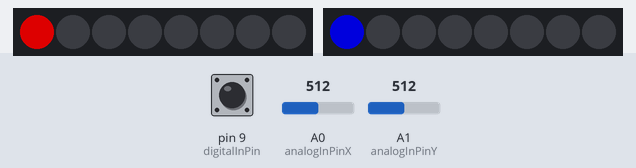
Recording of a sketch running on a simulated Arduino Uno, built with avr-gcc and run on an emulated ATmega328P. Shown: 2 × 8 RGB LEDs in strip order, left to right. Inputs (shaded band) come from the test bench; at power-on: A0 (analogInPinX) = 512, A1 (analogInPinY) = 512, pin 9 (digitalInPin) HIGH. Dim RGB values are drawn brighter than linear.

Above: at 1.2 s.
1.3 s: A0 (analogInPinX) set to 910
At 1.35 s:
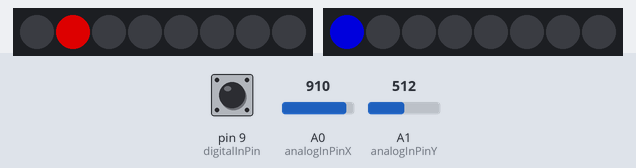
2.8 s: A1 (analogInPinY) set to 910
At 2.97 s:
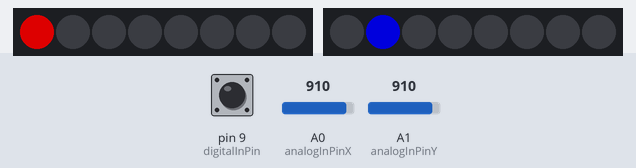
4.4 s: A0 (analogInPinX) set to 900
At 4.49 s:
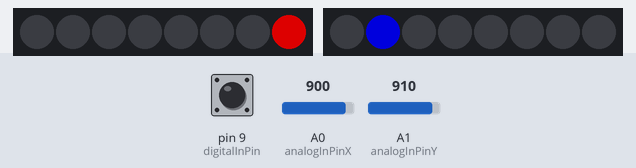
5.9 s: A1 (analogInPinY) set to 900
7.4 s: A0 (analogInPinX) set to 1023
At 7.45 s:
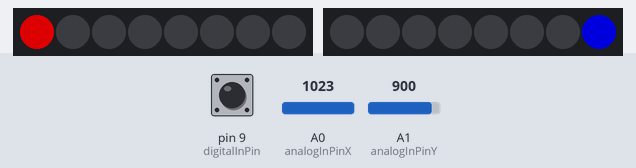
8.9 s: A1 (analogInPinY) set to 90
At 9.06 s:
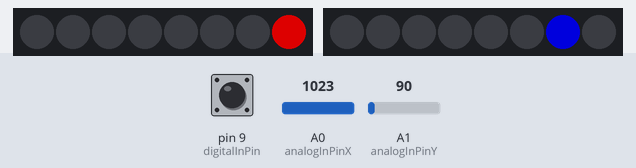
Timing chart, 0 to 11.6 s (numbered marks = the images above; inputs shaded):
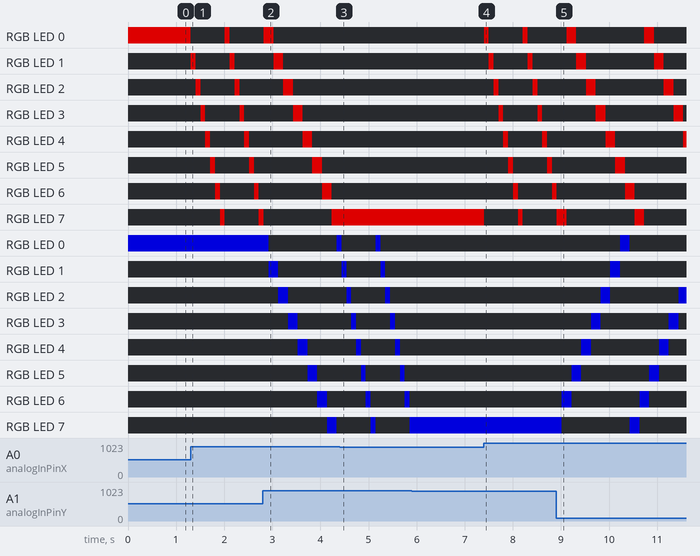

Measured:
- after the input at 1.3 s, RGB LED 0: RGB(150, 0, 0) → off at once, → RGB(150, 0, 0) 0.71 s later, → off 0.10 s later; RGB LED 1: alternates RGB(150, 0, 0) for 0.10 s and off for 0.71 s, starting at once
- after the input at 5.9 s, every drawn part: stays the same
- after the input at 7.4 s, RGB LED 0: alternates RGB(150, 0, 0) for 0.10 s and off for 0.71 s, starting at once; RGB LED 1: alternates RGB(150, 0, 0) for 0.10 s and off for 0.71 s, starting after 0.10 s

The sketch:

multiarrays_playground.ino
```cpp
#include "FastLED.h"
#define LED_PIN1    3
#define LED_PIN2    6
#define LED_TYPE    WS2811
#define COLOR_ORDER RGB
#define NUM_LEDS_PER_STRIP 8
#define BRIGHTNESS 150
CRGB leds1[NUM_LEDS_PER_STRIP];
CRGB leds2[NUM_LEDS_PER_STRIP];


// These constants won't change.  They're used to give names
// to the pins used:
const int analogInPinX = A0;
const int analogInPinY = A1;
const int digitalInPin = 9;

int JoystickValueX = 0;        // value read from the pot
int JoystickValueY = 0;        // value read from the pot
int JoystickButtonValue = 0;        // value read from the pot

int outputValue = 0;        // value output to the PWM (analog out)
int currentPositionX = 0;
int previousPositionX = 0;
int currentPositionY = 0;
int previousPositionY = 0;
boolean started = false;

void setup() {
  // tell FastLED there's 60 NEOPIXEL leds on pin 10
//  FastLED.addLeds<NEOPIXEL, 3>(leds1, NUM_LEDS_PER_STRIP1);
//
//  // tell FastLED there's 60 NEOPIXEL leds on pin 11
//  FastLED.addLeds<NEOPIXEL, 6>(leds2, NUM_LEDS_PER_STRIP2);

  FastLED.addLeds<LED_TYPE, LED_PIN1, COLOR_ORDER>(leds1, NUM_LEDS_PER_STRIP).setCorrection( TypicalLEDStrip );
  FastLED.addLeds<LED_TYPE, LED_PIN2, COLOR_ORDER>(leds2, NUM_LEDS_PER_STRIP).setCorrection( TypicalLEDStrip );
  FastLED.setBrightness(BRIGHTNESS);

  Serial.begin(9600);
  pinMode(digitalInPin, INPUT_PULLUP);
}


void loop() {

   // read the input values
  JoystickValueX = analogRead(analogInPinX);
  JoystickValueY = analogRead(analogInPinY);
  JoystickButtonValue = digitalRead(digitalInPin);

//  // print the results to the serial monitor:
//  Serial.print(JoystickValueX);
//  Serial.print(",");
//  Serial.print(JoystickValueY);
//  Serial.print(",");
//  Serial.println(JoystickButtonValue);
//
//
//  // wait 100 milliseconds before the next loop
//  // for the analog-to-digital converter to settle
//  // after the last reading:
//  delay(5);

  if (started == false) {
    leds1[0] = CRGB::Red;
    leds2[0] = CRGB::Blue;
    FastLED.show();
  }

  if (JoystickValueX > 900) {
    started = true;
    leds1[previousPositionX] = CRGB::Black;
    currentPositionX++;
    if (currentPositionX > NUM_LEDS_PER_STRIP-1) {
        currentPositionX = 0;
    }
    previousPositionX = currentPositionX;
    leds1[currentPositionX] = CRGB::Red;
    FastLED.show();
    delay(100);
  }

  if (JoystickValueX < 100) {
    started = true;
    leds1[previousPositionX] = CRGB::Black;
    currentPositionX--;
    if (currentPositionX < 0) {
        currentPositionX = NUM_LEDS_PER_STRIP-1;
    }
    previousPositionX = currentPositionX;
    leds1[currentPositionX] = CRGB::Red;
    FastLED.show();
    delay(100);
  }

    if (JoystickValueY > 900) {
    started = true;
    leds2[previousPositionY] = CRGB::Black;
    currentPositionY++;
    if (currentPositionY > NUM_LEDS_PER_STRIP-1) {
        currentPositionY = 0;
    }
    previousPositionY = currentPositionY;
    leds2[currentPositionY] = CRGB::Blue;
    FastLED.show();
    delay(100);
  }

  if (JoystickValueY < 100) {
    started = true;
    leds2[previousPositionY] = CRGB::Black;
    currentPositionY--;
    if (currentPositionY < 0) {
        currentPositionY = NUM_LEDS_PER_STRIP-1;
    }
    previousPositionY = currentPositionY;
    leds2[currentPositionY] = CRGB::Blue;
    FastLED.show();
    delay(100);
  }
}
```
